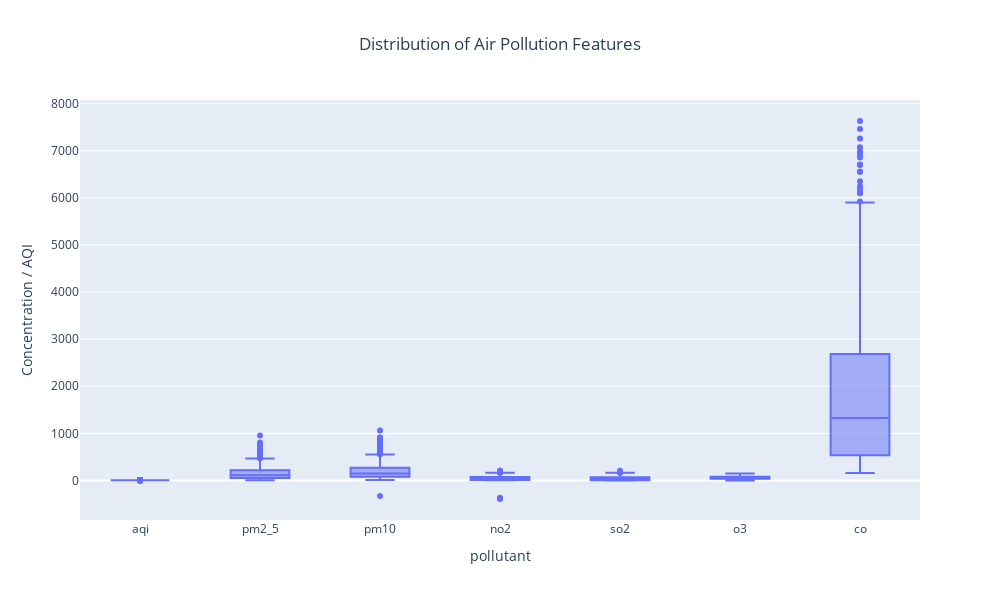

Notebook code for this chart:
### Code cell
fig = px.box(
    long_df,
    x='pollutant',    # Each pollutant as a separate box
    y='value',        # Values of pollutant
    
    title="Distribution of Air Pollution Features"
)

# Same styling as old project
fig.update_layout(
    width=1000,
    height=600,
    title_x=0.5,
   
    yaxis_title="Concentration / AQI"
)

fig.show()

### Figure 1 — Plotly figure (JSON) as saved in the notebook; plotly's stock layout.template omitted (floating-point values rounded to 4 significant figures; data arrays with more than 128 entries replaced by an {"elided": "..."} marker saying what was removed)
{"data": [{"alignmentgroup": "True", "hovertemplate": "pollutant=%{x}<br>value=%{y}<extra></extra>", "legendgroup": "", "marker": {"color": "#636efa"}, "name": "", "notched": false, "offsetgroup": "", "orientation": "v", "showlegend": false, "type": "box", "x": {"elided": "5572 str values"}, "x0": " ", "xaxis": "x", "y": {"elided": "5572 float values"}, "y0": " ", "yaxis": "y"}], "layout": {"boxmode": "group", "height": 600, "legend": {"tracegroupgap": 0}, "title": {"text": "Distribution of Air Pollution Features", "x": 0.5}, "width": 1000, "xaxis": {"anchor": "y", "domain": [0, 1], "title": {"text": "pollutant"}}, "yaxis": {"anchor": "x", "domain": [0, 1], "title": {"text": "Concentration / AQI"}}}}
